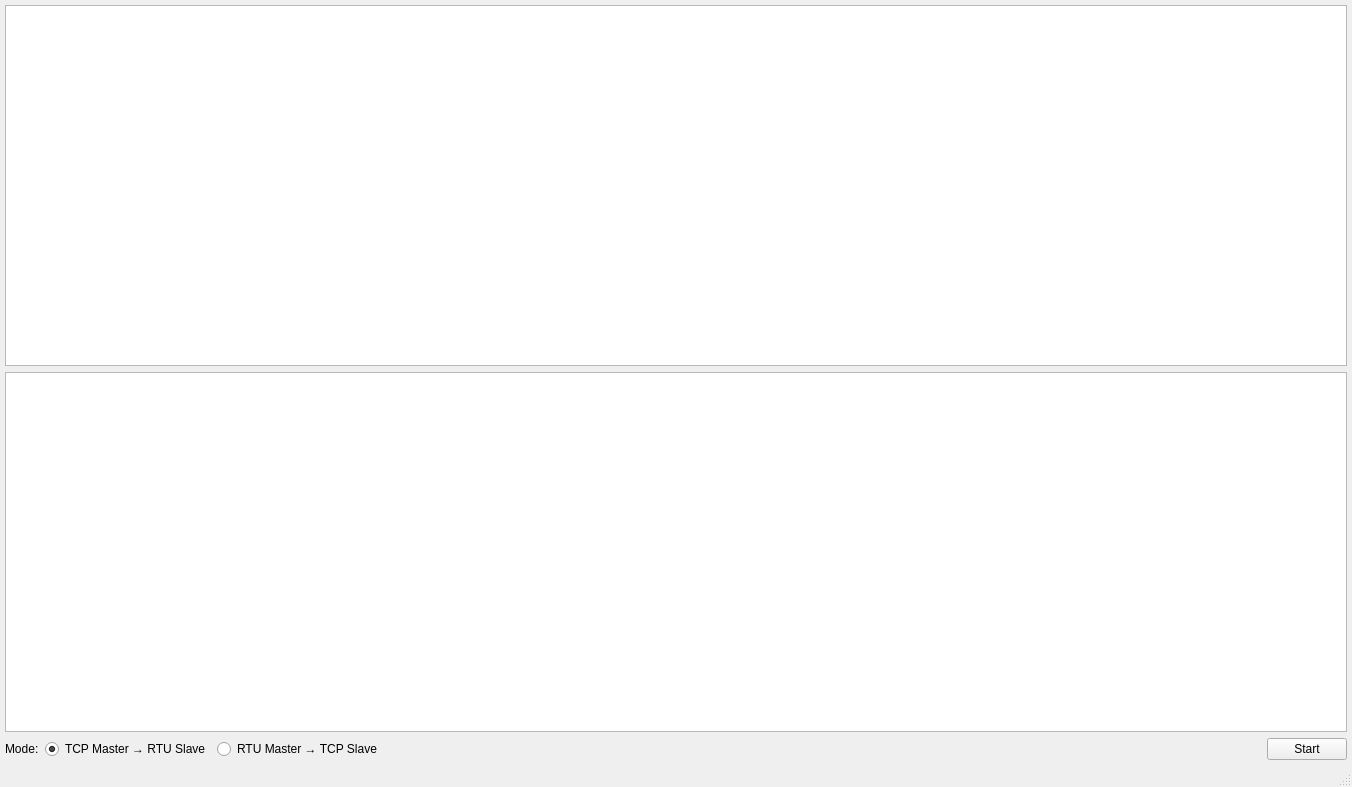
<?xml version="1.0" encoding="UTF-8"?>
<ui version="4.0">
 <class>MainWindow</class>
 <widget class="QMainWindow" name="MainWindow">
  <property name="geometry">
   <rect>
    <x>0</x>
    <y>0</y>
    <width>1352</width>
    <height>787</height>
   </rect>
  </property>
  <property name="windowTitle">
   <string>MainWindow</string>
  </property>
  <widget class="QWidget" name="centralwidget">
   <layout class="QVBoxLayout" name="verticalLayout">
    <property name="leftMargin">
     <number>5</number>
    </property>
    <property name="topMargin">
     <number>5</number>
    </property>
    <property name="rightMargin">
     <number>5</number>
    </property>
    <property name="bottomMargin">
     <number>5</number>
    </property>
    <item>
     <layout class="QHBoxLayout" name="horizontalLayout">
      <item>
       <widget class="QListWidget" name="lst_wdgt_rtu">
        <property name="isWrapping" stdset="0">
         <bool>false</bool>
        </property>
        <property name="wordWrap">
         <bool>true</bool>
        </property>
       </widget>
      </item>
     </layout>
    </item>
    <item>
     <layout class="QHBoxLayout" name="horizontalLayout_2">
      <item>
       <widget class="QListWidget" name="lst_wdgt_tcp">
        <property name="isWrapping" stdset="0">
         <bool>false</bool>
        </property>
        <property name="wordWrap">
         <bool>true</bool>
        </property>
       </widget>
      </item>
     </layout>
    </item>
    <item>
     <layout class="QHBoxLayout" name="horizontalLayout_direction">
      <item>
       <widget class="QLabel" name="label_direction">
        <property name="text">
         <string>Mode:</string>
        </property>
       </widget>
      </item>
      <item>
       <widget class="QRadioButton" name="radioButton_tcp_to_rtu">
        <property name="text">
         <string>TCP Master → RTU Slave</string>
        </property>
        <property name="checked">
         <bool>true</bool>
        </property>
       </widget>
      </item>
      <item>
       <widget class="QRadioButton" name="radioButton_rtu_to_tcp">
        <property name="text">
         <string>RTU Master → TCP Slave</string>
        </property>
       </widget>
      </item>
      <item>
       <spacer name="horizontalSpacer_direction">
        <property name="orientation">
         <enum>Qt::Horizontal</enum>
        </property>
        <property name="sizeHint" stdset="0">
         <size>
          <width>40</width>
          <height>20</height>
         </size>
        </property>
       </spacer>
      </item>
      <item>
       <widget class="QPushButton" name="btn_run">
        <property name="text">
         <string>Start</string>
        </property>
       </widget>
      </item>
     </layout>
    </item>
   </layout>
  </widget>
  <widget class="QMenuBar" name="menubar">
   <property name="geometry">
    <rect>
     <x>0</x>
     <y>0</y>
     <width>1352</width>
     <height>21</height>
    </rect>
   </property>
  </widget>
  <widget class="QStatusBar" name="statusbar"/>
 </widget>
 <resources/>
 <connections/>
</ui>
